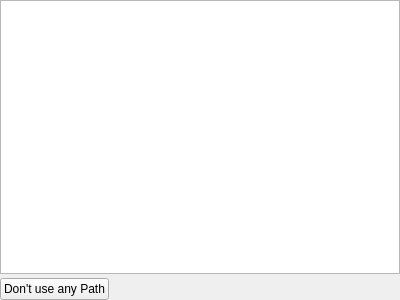
<?xml version="1.0" encoding="UTF-8"?>
<ui version="4.0">
 <class>ImageClippingPaths</class>
 <widget class="QWidget" name="ImageClippingPaths">
  <property name="geometry">
   <rect>
    <x>0</x>
    <y>0</y>
    <width>400</width>
    <height>300</height>
   </rect>
  </property>
  <property name="windowTitle">
   <string>Form</string>
  </property>
  <layout class="QVBoxLayout" name="verticalLayout">
   <property name="spacing">
    <number>4</number>
   </property>
   <property name="leftMargin">
    <number>0</number>
   </property>
   <property name="topMargin">
    <number>0</number>
   </property>
   <property name="rightMargin">
    <number>0</number>
   </property>
   <property name="bottomMargin">
    <number>0</number>
   </property>
   <item>
    <widget class="QListWidget" name="pathList"/>
   </item>
   <item>
    <layout class="QHBoxLayout" name="horizontalLayout">
     <property name="spacing">
      <number>4</number>
     </property>
     <item>
      <widget class="QPushButton" name="resetPath">
       <property name="text">
        <string>Don't use any Path</string>
       </property>
      </widget>
     </item>
     <item>
      <spacer name="horizontalSpacer">
       <property name="orientation">
        <enum>Qt::Orientation::Horizontal</enum>
       </property>
       <property name="sizeHint" stdset="0">
        <size>
         <width>0</width>
         <height>0</height>
        </size>
       </property>
      </spacer>
     </item>
    </layout>
   </item>
  </layout>
 </widget>
 <resources/>
 <connections/>
</ui>
